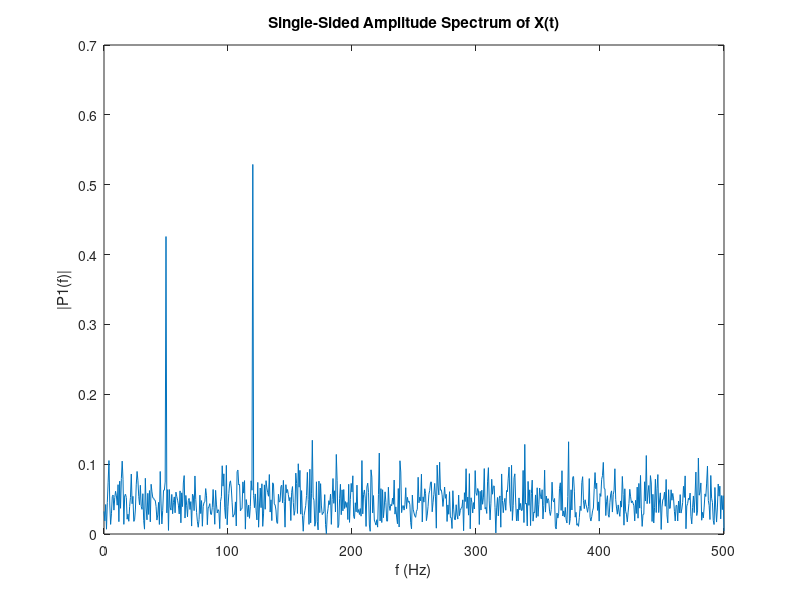
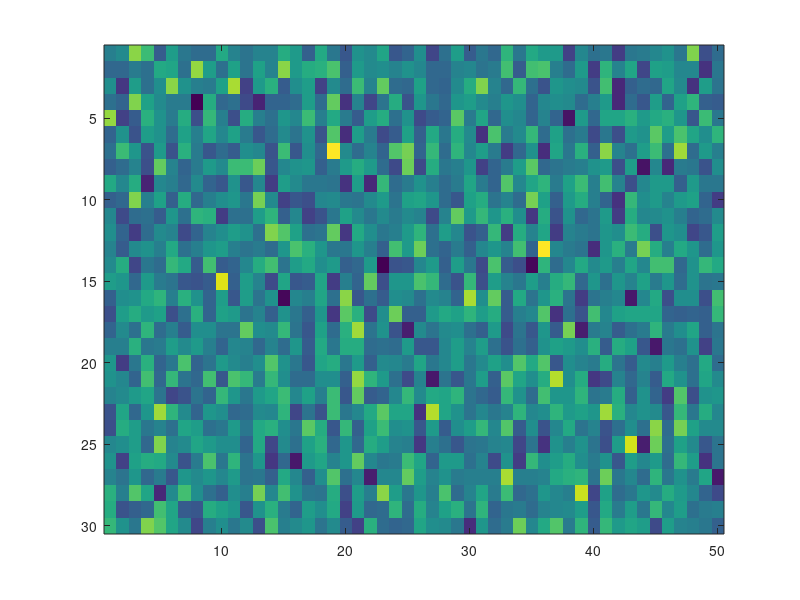
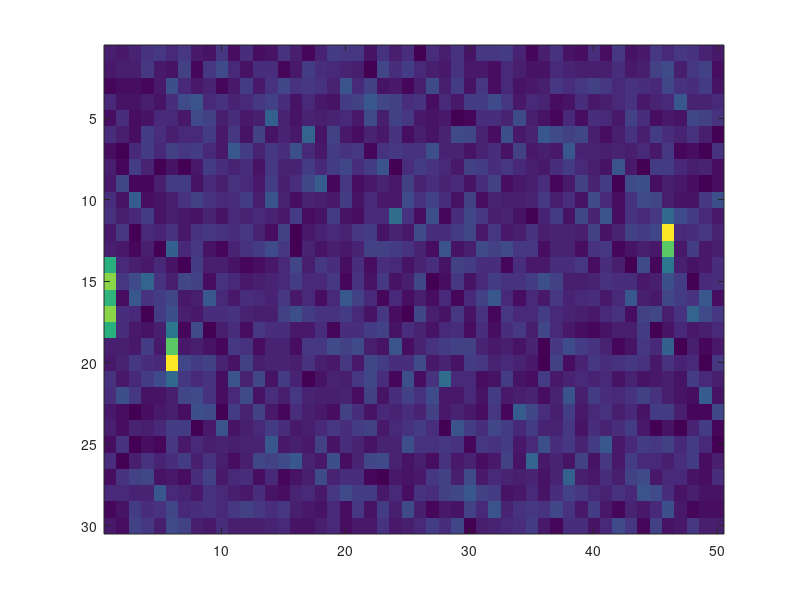

Reproduce these figures in MATLAB, in order.
%% Part 1 : 1D FFT

% Generate Noisy Signal

% Specify the parameters of a signal with a sampling frequency of 1 kHz 
% and a signal duration of 1.5 seconds.

Fs = 1000;            % Sampling frequency                    
T = 1/Fs;             % Sampling period       
L = 1500;             % Length of signal
t = (0:L-1)*T;        % Time vector

% Form a signal containing a 50 Hz sinusoid of amplitude 0.7 and a 120 Hz 
% sinusoid of amplitude 1.

S = 0.7*sin(2*pi*50*t) + sin(2*pi*120*t);

% Corrupt the signal with zero-mean white noise with a variance of 4
X = S + 2*randn(size(t));

% Plot the noisy signal in the time domain. It is difficult to identify
% the frequency components by looking at the signal X(t).

figure(1);

% left plot
plot(1000*t(1:50), X(1:50))
title('Signal corrupted with Zero-Mean Random Noise')
xlabel('t (milliseconds)')
ylabel('X(t)')

% Compute the Fourier Transform of the Signal.

Y = fft(X);

% Compute the 2 sided spectrum P2. Then compute the single-sided spectrum
% P1 based on P2 and the even-valued signal length L.

P2 = abs(Y/L);
P1 = P2(1:L/2+1);

% Define the frequency domain f and plot the single-sided amplitude 
% spectrum P1. The amplitudes are not exactly at 0.7 and 1, as expected,
% because of the added noise. On average, longer signals produce better 
% frequency approximations

f = Fs*(0:(L/2))/L;

plot(f,P1) 
title('Single-Sided Amplitude Spectrum of X(t)')
xlabel('f (Hz)')
ylabel('|P1(f)|')

%% Part 2 - 2D FFT

% Implement a second FFT along the second dimension to determine the 
% doppler frequency shift.

% First we need to generate a 2D signal
% Convert 1D signal X to 2D using reshape

% while reshaping a 1D signal to 2D we need to ensure that dimensions match
% length(X) = M*N

% let
M = length(X)/50;
N = length(X)/30;

X_2d = reshape(X, [M, N]);

figure(2);

imagesc(X_2d)

% TODO: Compute the 2-D Fourier transform of the data. 
Y_2d = fft2(X_2d, M, N);

% Shift the zero-frequency component to the center of the output and plot the resulting 
% matrix, which is the same size as X_2d.
Y_2d = fftshift(Y_2d);

% TODO: plot here
Y_2d = abs(Y_2d);
figure(3);
imagesc(Y_2d);